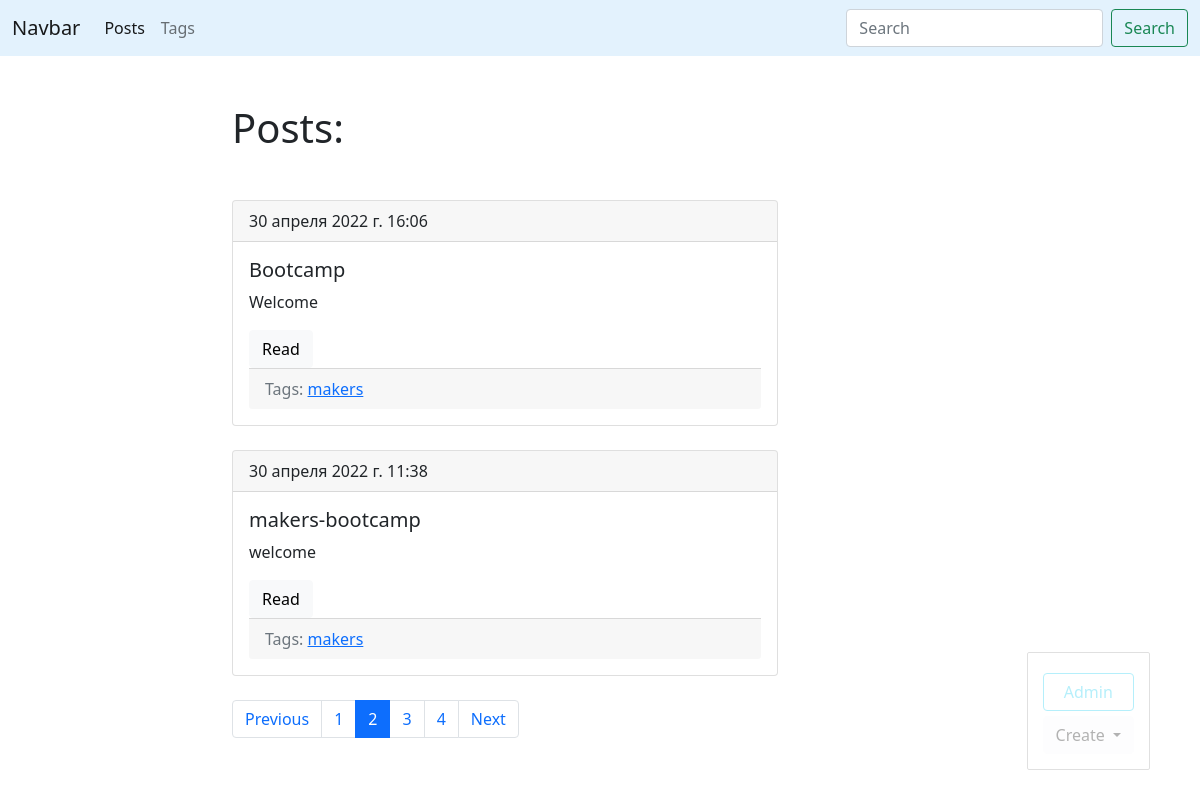
The page /blog/?page=2 (signed in) on the database its author committed.
### blog/models.py (models this page shows, shortened)
class Post(models.Model):
    title = models.CharField(max_length=150, db_index=True)
    slug = models.SlugField(max_length=150, blank=True, unique=True)
    body = models.TextField(blank=True, db_index=True)
    tags = models.ManyToManyField('Tag', blank=True, related_name='posts')
    date_pub = models.DateTimeField(auto_now_add=True)
    def get_absolute_url(self):
        return reverse('post_detail_url', kwargs={'slug': self.slug})
    class Meta:
        ordering = ['-date_pub']

class Tag(models.Model):
    title = models.CharField(max_length=50)
    slug = models.SlugField(max_length=50, unique=True)
    def get_absolute_url(self):
        return reverse('tag_detail_url', kwargs={'slug': self.slug})
    class Meta:
        ordering = ['title']

### blog/views.py (the view)
# urls.py: path('', posts_list, name='posts_list_url'),
def posts_list(request):
    search_query = request.GET.get('search', '')
    if search_query:
        posts = Post.objects.filter(Q(title__icontains=search_query) | Q(body__icontains=search_query))
    else:
        posts = Post.objects.all()
    paginator = Paginator(posts, 2)
    page_number = request.GET.get('page', 1)
    page = paginator.get_page(page_number)
    is_paginated = page.has_other_pages()
    if page.has_previous():
        prev_url = f'?page={page.previous_page_number()}'
    else:
        prev_url = ''
    if page.has_next():
        next_url = f'?page={page.next_page_number()}'
    else:
        next_url = ''
    context = {
        'page_object': page,
        'is_paginated': is_paginated,
        'next_url': next_url,
        'prev_url': prev_url,
    }
    return render(request, 'blog/index.html', context=context)

### blog/templates/blog/index.html (shortened to what this page needs)
{% extends 'base.html' %}
{% block content %}
<h1 class="mb-5">Posts:</h1>
{% for post in page_object.object_list %}
   {% include 'blog/includes/post_card_template.html' %}
{% endfor %}
{% endblock %}

### blog/templates/blog/includes/post_card_template.html
 <div class="card mb-4">
    <div class="card-header">
        {{ post.date_pub }}
    </div>
    <div class="card-body">
        <h5 class="card-title">{{ post.title }}</h5>
        <p class="card-text">{{ post.body|truncatewords:15 }}</p>
        <a href="{{ post.get_absolute_url }}" class="btn btn-light">Read</a>
        <div class="card-footer text-muted">
             Tags:
            {% for tag in post.tags.all %}
                <a href="{{ tag.get_absolute_url }}">{{ tag.title }}</a>
            {% endfor %}
        </div>
    </div>
 </div>

### rows shown on the page
Post: date_pub "30 апреля 2022 г. 16:06", title "Bootcamp", body "Welcome"
Tag: title "makers"
Post: date_pub "30 апреля 2022 г. 11:38", title "makers-bootcamp", body "welcome"

### other values the page prints
{{ n }} "1" "3" "4"
{{ n }} "2"
